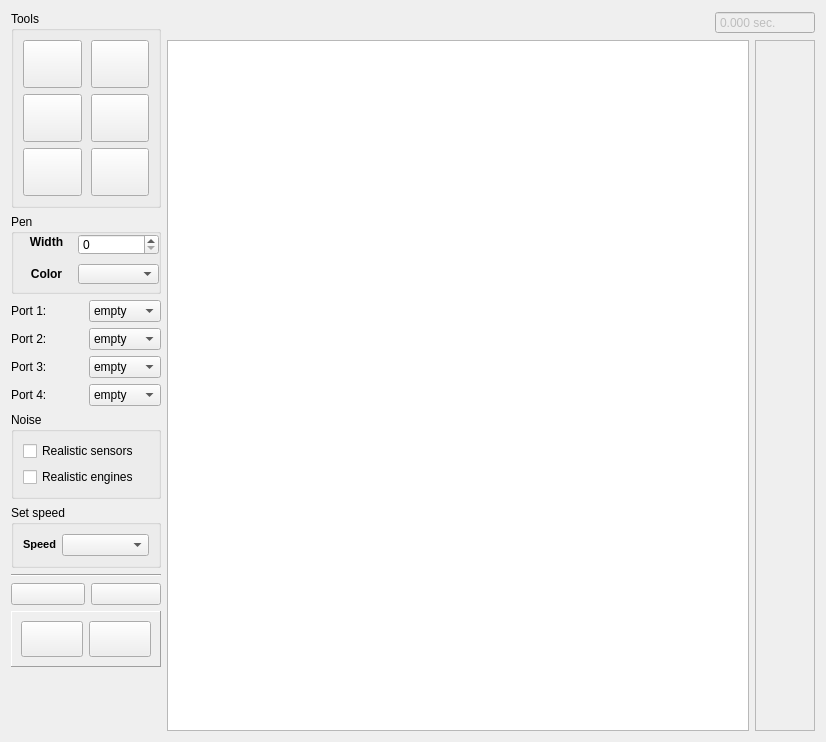
<?xml version="1.0" encoding="UTF-8"?>
<ui version="4.0">
 <class>D2Form</class>
 <widget class="QWidget" name="D2Form">
  <property name="geometry">
   <rect>
    <x>0</x>
    <y>0</y>
    <width>826</width>
    <height>742</height>
   </rect>
  </property>
  <property name="windowTitle">
   <string>2D Robot Model</string>
  </property>
  <layout class="QGridLayout" name="gridLayout" rowstretch="0,0,0,0,0,0,0,0,0,0,0,0,0" columnstretch="0,0,1,0,0">
   <item row="0" column="0" rowspan="4" colspan="2">
    <widget class="QGroupBox" name="toolsGroupBox">
     <property name="title">
      <string>Tools</string>
     </property>
     <layout class="QGridLayout" name="gridLayout_3">
      <property name="horizontalSpacing">
       <number>9</number>
      </property>
      <item row="0" column="0">
       <widget class="QPushButton" name="lineButton">
        <property name="sizePolicy">
         <sizepolicy hsizetype="Minimum" vsizetype="Preferred">
          <horstretch>0</horstretch>
          <verstretch>0</verstretch>
         </sizepolicy>
        </property>
        <property name="maximumSize">
         <size>
          <width>75</width>
          <height>16777215</height>
         </size>
        </property>
        <property name="toolTip">
         <string>Line (L)</string>
        </property>
        <property name="text">
         <string/>
        </property>
        <property name="icon">
         <iconset resource="../../robotsInterpreter.qrc">
          <normaloff>:/icons/2d_ruler.png</normaloff>:/icons/2d_ruler.png</iconset>
        </property>
        <property name="iconSize">
         <size>
          <width>24</width>
          <height>24</height>
         </size>
        </property>
        <property name="shortcut">
         <string>L</string>
        </property>
        <property name="checkable">
         <bool>true</bool>
        </property>
        <property name="flat">
         <bool>false</bool>
        </property>
       </widget>
      </item>
      <item row="0" column="1">
       <widget class="QPushButton" name="wallButton">
        <property name="sizePolicy">
         <sizepolicy hsizetype="Minimum" vsizetype="Preferred">
          <horstretch>0</horstretch>
          <verstretch>0</verstretch>
         </sizepolicy>
        </property>
        <property name="maximumSize">
         <size>
          <width>75</width>
          <height>16777215</height>
         </size>
        </property>
        <property name="toolTip">
         <string>Wall (W)</string>
        </property>
        <property name="text">
         <string/>
        </property>
        <property name="icon">
         <iconset resource="../../robotsInterpreter.qrc">
          <normaloff>:/icons/2d_wall.png</normaloff>:/icons/2d_wall.png</iconset>
        </property>
        <property name="iconSize">
         <size>
          <width>24</width>
          <height>24</height>
         </size>
        </property>
        <property name="shortcut">
         <string>W</string>
        </property>
        <property name="checkable">
         <bool>true</bool>
        </property>
       </widget>
      </item>
      <item row="1" column="0">
       <widget class="QPushButton" name="stylusButton">
        <property name="sizePolicy">
         <sizepolicy hsizetype="Minimum" vsizetype="Preferred">
          <horstretch>0</horstretch>
          <verstretch>0</verstretch>
         </sizepolicy>
        </property>
        <property name="maximumSize">
         <size>
          <width>75</width>
          <height>16777215</height>
         </size>
        </property>
        <property name="toolTip">
         <string>Pencil (P)</string>
        </property>
        <property name="text">
         <string/>
        </property>
        <property name="icon">
         <iconset resource="../../robotsInterpreter.qrc">
          <normaloff>:/icons/2d_pencil.png</normaloff>:/icons/2d_pencil.png</iconset>
        </property>
        <property name="iconSize">
         <size>
          <width>24</width>
          <height>24</height>
         </size>
        </property>
        <property name="shortcut">
         <string>P</string>
        </property>
        <property name="checkable">
         <bool>true</bool>
        </property>
       </widget>
      </item>
      <item row="1" column="1">
       <widget class="QPushButton" name="ellipseButton">
        <property name="sizePolicy">
         <sizepolicy hsizetype="Minimum" vsizetype="Preferred">
          <horstretch>0</horstretch>
          <verstretch>0</verstretch>
         </sizepolicy>
        </property>
        <property name="maximumSize">
         <size>
          <width>75</width>
          <height>16777215</height>
         </size>
        </property>
        <property name="toolTip">
         <string>Ellipse (E)</string>
        </property>
        <property name="text">
         <string/>
        </property>
        <property name="icon">
         <iconset resource="../../robotsInterpreter.qrc">
          <normaloff>:/icons/2d_ellipse.png</normaloff>:/icons/2d_ellipse.png</iconset>
        </property>
        <property name="iconSize">
         <size>
          <width>24</width>
          <height>24</height>
         </size>
        </property>
        <property name="shortcut">
         <string>E</string>
        </property>
        <property name="checkable">
         <bool>true</bool>
        </property>
       </widget>
      </item>
      <item row="2" column="0">
       <widget class="QPushButton" name="clearButton">
        <property name="sizePolicy">
         <sizepolicy hsizetype="Minimum" vsizetype="Preferred">
          <horstretch>0</horstretch>
          <verstretch>0</verstretch>
         </sizepolicy>
        </property>
        <property name="maximumSize">
         <size>
          <width>75</width>
          <height>16777215</height>
         </size>
        </property>
        <property name="toolTip">
         <string>Clear</string>
        </property>
        <property name="text">
         <string/>
        </property>
        <property name="icon">
         <iconset resource="../../robotsInterpreter.qrc">
          <normaloff>:/icons/2d_clear.png</normaloff>:/icons/2d_clear.png</iconset>
        </property>
        <property name="iconSize">
         <size>
          <width>24</width>
          <height>24</height>
         </size>
        </property>
        <property name="checkable">
         <bool>false</bool>
        </property>
       </widget>
      </item>
      <item row="2" column="1">
       <widget class="QPushButton" name="noneButton">
        <property name="sizePolicy">
         <sizepolicy hsizetype="Minimum" vsizetype="Preferred">
          <horstretch>0</horstretch>
          <verstretch>0</verstretch>
         </sizepolicy>
        </property>
        <property name="maximumSize">
         <size>
          <width>75</width>
          <height>16777215</height>
         </size>
        </property>
        <property name="toolTip">
         <string>None (N)</string>
        </property>
        <property name="text">
         <string/>
        </property>
        <property name="icon">
         <iconset resource="../../robotsInterpreter.qrc">
          <normaloff>:/icons/2d_none.png</normaloff>:/icons/2d_none.png</iconset>
        </property>
        <property name="iconSize">
         <size>
          <width>24</width>
          <height>24</height>
         </size>
        </property>
        <property name="shortcut">
         <string>N</string>
        </property>
        <property name="checkable">
         <bool>true</bool>
        </property>
       </widget>
      </item>
     </layout>
    </widget>
   </item>
   <item row="0" column="3" colspan="2">
    <widget class="QDoubleSpinBox" name="timelineBox">
     <property name="enabled">
      <bool>false</bool>
     </property>
     <property name="focusPolicy">
      <enum>Qt::NoFocus</enum>
     </property>
     <property name="contextMenuPolicy">
      <enum>Qt::NoContextMenu</enum>
     </property>
     <property name="toolTip">
      <string>Time in 2D model</string>
     </property>
     <property name="readOnly">
      <bool>true</bool>
     </property>
     <property name="buttonSymbols">
      <enum>QAbstractSpinBox::NoButtons</enum>
     </property>
     <property name="suffix">
      <string> sec.</string>
     </property>
     <property name="decimals">
      <number>3</number>
     </property>
     <property name="maximum">
      <double>2000000000.000000000000000</double>
     </property>
    </widget>
   </item>
   <item row="8" column="0" colspan="2">
    <widget class="Line" name="line_2">
     <property name="orientation">
      <enum>Qt::Horizontal</enum>
     </property>
    </widget>
   </item>
   <item row="5" column="0" colspan="2">
    <layout class="QGridLayout" name="gridLayout_2">
     <item row="0" column="0">
      <widget class="QLabel" name="label">
       <property name="text">
        <string>Port 1:</string>
       </property>
      </widget>
     </item>
     <item row="1" column="0">
      <widget class="QLabel" name="label_2">
       <property name="text">
        <string>Port 2:</string>
       </property>
      </widget>
     </item>
     <item row="0" column="1">
      <widget class="QComboBox" name="port1Box">
       <item>
        <property name="text">
         <string>empty</string>
        </property>
       </item>
       <item>
        <property name="text">
         <string>touch</string>
        </property>
       </item>
       <item>
        <property name="text">
         <string>color</string>
        </property>
       </item>
       <item>
        <property name="text">
         <string>sonar</string>
        </property>
       </item>
       <item>
        <property name="text">
         <string>light</string>
        </property>
       </item>
      </widget>
     </item>
     <item row="1" column="1">
      <widget class="QComboBox" name="port2Box">
       <property name="currentIndex">
        <number>0</number>
       </property>
       <item>
        <property name="text">
         <string>empty</string>
        </property>
       </item>
       <item>
        <property name="text">
         <string>touch</string>
        </property>
       </item>
       <item>
        <property name="text">
         <string>color</string>
        </property>
       </item>
       <item>
        <property name="text">
         <string>sonar</string>
        </property>
       </item>
       <item>
        <property name="text">
         <string>light</string>
        </property>
       </item>
      </widget>
     </item>
     <item row="3" column="0">
      <widget class="QLabel" name="label_4">
       <property name="text">
        <string>Port 4:</string>
       </property>
      </widget>
     </item>
     <item row="3" column="1">
      <widget class="QComboBox" name="port4Box">
       <item>
        <property name="text">
         <string>empty</string>
        </property>
       </item>
       <item>
        <property name="text">
         <string>touch</string>
        </property>
       </item>
       <item>
        <property name="text">
         <string>color</string>
        </property>
       </item>
       <item>
        <property name="text">
         <string>sonar</string>
        </property>
       </item>
       <item>
        <property name="text">
         <string>light</string>
        </property>
       </item>
      </widget>
     </item>
     <item row="2" column="0">
      <widget class="QLabel" name="label_3">
       <property name="text">
        <string>Port 3:</string>
       </property>
      </widget>
     </item>
     <item row="2" column="1">
      <widget class="QComboBox" name="port3Box">
       <property name="currentIndex">
        <number>0</number>
       </property>
       <item>
        <property name="text">
         <string>empty</string>
        </property>
       </item>
       <item>
        <property name="text">
         <string>touch</string>
        </property>
       </item>
       <item>
        <property name="text">
         <string>color</string>
        </property>
       </item>
       <item>
        <property name="text">
         <string>sonar</string>
        </property>
       </item>
       <item>
        <property name="text">
         <string>light</string>
        </property>
       </item>
      </widget>
     </item>
    </layout>
   </item>
   <item row="7" column="0" colspan="2">
    <widget class="QGroupBox" name="speedBox">
     <property name="title">
      <string>Set speed</string>
     </property>
     <layout class="QHBoxLayout" name="horizontalLayout_2" stretch="0,1">
      <item>
       <widget class="QLabel" name="label_5">
        <property name="text">
         <string>&lt;!DOCTYPE HTML PUBLIC &quot;-//W3C//DTD HTML 4.0//EN&quot; &quot;http://www.w3.org/TR/REC-html40/strict.dtd&quot;&gt;
&lt;html&gt;&lt;head&gt;&lt;meta name=&quot;qrichtext&quot; content=&quot;1&quot; /&gt;&lt;style type=&quot;text/css&quot;&gt;
p, li { white-space: pre-wrap; }
&lt;/style&gt;&lt;/head&gt;&lt;body style=&quot; font-family:'MS Shell Dlg 2'; font-size:8.25pt; font-weight:400; font-style:normal;&quot;&gt;
&lt;p style=&quot; margin-top:0px; margin-bottom:0px; margin-left:0px; margin-right:0px; -qt-block-indent:0; text-indent:0px;&quot;&gt;&lt;span style=&quot; font-size:8pt; font-weight:600;&quot;&gt;Speed&lt;/span&gt;&lt;/p&gt;&lt;/body&gt;&lt;/html&gt;</string>
        </property>
       </widget>
      </item>
      <item>
       <widget class="QComboBox" name="speedComboBox">
        <property name="editable">
         <bool>false</bool>
        </property>
        <property name="currentIndex">
         <number>-1</number>
        </property>
        <item>
         <property name="text">
          <string>Low</string>
         </property>
        </item>
        <item>
         <property name="text">
          <string>Medium</string>
         </property>
        </item>
        <item>
         <property name="text">
          <string>High</string>
         </property>
        </item>
       </widget>
      </item>
     </layout>
    </widget>
   </item>
   <item row="4" column="0" colspan="2">
    <widget class="QGroupBox" name="penBrushToolBox">
     <property name="minimumSize">
      <size>
       <width>150</width>
       <height>80</height>
      </size>
     </property>
     <property name="maximumSize">
      <size>
       <width>155</width>
       <height>80</height>
      </size>
     </property>
     <property name="title">
      <string>Pen</string>
     </property>
     <widget class="QWidget" name="justSomeWidget" native="true">
      <property name="geometry">
       <rect>
        <x>10</x>
        <y>20</y>
        <width>141</width>
        <height>21</height>
       </rect>
      </property>
      <widget class="QSpinBox" name="penWidthSpinBox">
       <property name="geometry">
        <rect>
         <x>57</x>
         <y>0</y>
         <width>81</width>
         <height>21</height>
        </rect>
       </property>
      </widget>
      <widget class="QLabel" name="label_7">
       <property name="geometry">
        <rect>
         <x>0</x>
         <y>0</y>
         <width>51</width>
         <height>16</height>
        </rect>
       </property>
       <property name="font">
        <font>
         <weight>75</weight>
         <bold>true</bold>
        </font>
       </property>
       <property name="text">
        <string>Width</string>
       </property>
       <property name="alignment">
        <set>Qt::AlignCenter</set>
       </property>
      </widget>
     </widget>
     <widget class="QWidget" name="widget_2" native="true">
      <property name="geometry">
       <rect>
        <x>10</x>
        <y>50</y>
        <width>141</width>
        <height>21</height>
       </rect>
      </property>
      <widget class="graphicsUtils::ColorListEditor" name="penColorComboBox">
       <property name="geometry">
        <rect>
         <x>57</x>
         <y>0</y>
         <width>81</width>
         <height>20</height>
        </rect>
       </property>
      </widget>
      <widget class="QLabel" name="label_6">
       <property name="geometry">
        <rect>
         <x>0</x>
         <y>0</y>
         <width>51</width>
         <height>20</height>
        </rect>
       </property>
       <property name="maximumSize">
        <size>
         <width>64</width>
         <height>16777215</height>
        </size>
       </property>
       <property name="font">
        <font>
         <weight>75</weight>
         <bold>true</bold>
        </font>
       </property>
       <property name="text">
        <string>Color</string>
       </property>
       <property name="alignment">
        <set>Qt::AlignCenter</set>
       </property>
      </widget>
     </widget>
    </widget>
   </item>
   <item row="6" column="0" colspan="2">
    <widget class="QGroupBox" name="noiseGroupBox">
     <property name="title">
      <string>Noise</string>
     </property>
     <layout class="QVBoxLayout" name="verticalLayout">
      <item>
       <widget class="QCheckBox" name="enableSensorNoiseCheckBox">
        <property name="text">
         <string>Realistic sensors</string>
        </property>
       </widget>
      </item>
      <item>
       <widget class="QCheckBox" name="enableMotorNoiseCheckBox">
        <property name="text">
         <string>Realistic engines</string>
        </property>
       </widget>
      </item>
     </layout>
    </widget>
   </item>
   <item row="10" column="0" colspan="2">
    <widget class="QFrame" name="frame">
     <property name="sizePolicy">
      <sizepolicy hsizetype="Preferred" vsizetype="Preferred">
       <horstretch>0</horstretch>
       <verstretch>0</verstretch>
      </sizepolicy>
     </property>
     <property name="frameShape">
      <enum>QFrame::Panel</enum>
     </property>
     <property name="frameShadow">
      <enum>QFrame::Raised</enum>
     </property>
     <layout class="QHBoxLayout" name="horizontalLayout">
      <item>
       <widget class="QPushButton" name="runButton">
        <property name="sizePolicy">
         <sizepolicy hsizetype="Minimum" vsizetype="Minimum">
          <horstretch>0</horstretch>
          <verstretch>0</verstretch>
         </sizepolicy>
        </property>
        <property name="toolTip">
         <string>Run program (Enter)</string>
        </property>
        <property name="text">
         <string/>
        </property>
        <property name="icon">
         <iconset resource="../../robotsInterpreter.qrc">
          <normaloff>:/icons/2d_run.png</normaloff>:/icons/2d_run.png</iconset>
        </property>
        <property name="iconSize">
         <size>
          <width>44</width>
          <height>44</height>
         </size>
        </property>
       </widget>
      </item>
      <item>
       <widget class="QPushButton" name="stopButton">
        <property name="sizePolicy">
         <sizepolicy hsizetype="Minimum" vsizetype="Minimum">
          <horstretch>0</horstretch>
          <verstretch>0</verstretch>
         </sizepolicy>
        </property>
        <property name="toolTip">
         <string>Stop program (Esc)</string>
        </property>
        <property name="text">
         <string/>
        </property>
        <property name="icon">
         <iconset resource="../../robotsInterpreter.qrc">
          <normaloff>:/icons/2d_stop.png</normaloff>:/icons/2d_stop.png</iconset>
        </property>
        <property name="iconSize">
         <size>
          <width>44</width>
          <height>44</height>
         </size>
        </property>
       </widget>
      </item>
     </layout>
    </widget>
   </item>
   <item row="9" column="1">
    <widget class="QPushButton" name="loadWorldModelPushButton">
     <property name="toolTip">
      <string>Load World Model (Ctrl+O)</string>
     </property>
     <property name="text">
      <string/>
     </property>
     <property name="icon">
      <iconset resource="../../robotsInterpreter.qrc">
       <normaloff>:/icons/2d_open.png</normaloff>:/icons/2d_open.png</iconset>
     </property>
     <property name="iconSize">
      <size>
       <width>24</width>
       <height>24</height>
      </size>
     </property>
     <property name="shortcut">
      <string>Ctrl+O</string>
     </property>
    </widget>
   </item>
   <item row="1" column="2" rowspan="12" colspan="2">
    <widget class="graphicsUtils::AbstractView" name="graphicsView"/>
   </item>
   <item row="9" column="0">
    <widget class="QPushButton" name="saveWorldModelPushButton">
     <property name="toolTip">
      <string>Save World Model (Ctrl+S)</string>
     </property>
     <property name="text">
      <string/>
     </property>
     <property name="icon">
      <iconset resource="../../robotsInterpreter.qrc">
       <normaloff>:/icons/2d_save.png</normaloff>:/icons/2d_save.png</iconset>
     </property>
     <property name="iconSize">
      <size>
       <width>24</width>
       <height>24</height>
      </size>
     </property>
     <property name="shortcut">
      <string>Ctrl+S</string>
     </property>
    </widget>
   </item>
   <item row="11" column="0">
    <widget class="QPushButton" name="handCursorButton">
     <property name="sizePolicy">
      <sizepolicy hsizetype="Minimum" vsizetype="Fixed">
       <horstretch>0</horstretch>
       <verstretch>0</verstretch>
      </sizepolicy>
     </property>
     <property name="toolTip">
      <string>Hand dragging mode</string>
     </property>
     <property name="text">
      <string/>
     </property>
     <property name="icon">
      <iconset resource="../../robotsInterpreter.qrc">
       <normaloff>:/icons/2d_hand.png</normaloff>:/icons/2d_hand.png</iconset>
     </property>
     <property name="iconSize">
      <size>
       <width>24</width>
       <height>24</height>
      </size>
     </property>
     <property name="checkable">
      <bool>true</bool>
     </property>
     <property name="flat">
      <bool>true</bool>
     </property>
    </widget>
   </item>
   <item row="11" column="1">
    <widget class="QPushButton" name="multiselectionCursorButton">
     <property name="toolTip">
      <string>Multiselection mode</string>
     </property>
     <property name="text">
      <string/>
     </property>
     <property name="icon">
      <iconset resource="../../robotsInterpreter.qrc">
       <normaloff>:/icons/2d_multiselection.png</normaloff>:/icons/2d_multiselection.png</iconset>
     </property>
     <property name="iconSize">
      <size>
       <width>24</width>
       <height>24</height>
      </size>
     </property>
     <property name="checkable">
      <bool>true</bool>
     </property>
     <property name="flat">
      <bool>true</bool>
     </property>
    </widget>
   </item>
   <item row="1" column="4" rowspan="12">
    <widget class="QFrame" name="displayFrame">
     <property name="frameShape">
      <enum>QFrame::StyledPanel</enum>
     </property>
     <property name="frameShadow">
      <enum>QFrame::Raised</enum>
     </property>
     <layout class="QHBoxLayout" name="horizontalLayout_3">
      <item>
       <widget class="QPushButton" name="displayButton">
        <property name="sizePolicy">
         <sizepolicy hsizetype="Preferred" vsizetype="Minimum">
          <horstretch>0</horstretch>
          <verstretch>0</verstretch>
         </sizepolicy>
        </property>
        <property name="text">
         <string/>
        </property>
        <property name="icon">
         <iconset resource="../../robotsInterpreter.qrc">
          <normaloff>:/icons/2d_left.png</normaloff>:/icons/2d_left.png</iconset>
        </property>
        <property name="flat">
         <bool>true</bool>
        </property>
       </widget>
      </item>
     </layout>
    </widget>
   </item>
   <item row="0" column="2">
    <widget class="qReal::interpreters::robots::details::d2Model::GridParameters" name="gridParametersBox"/>
   </item>
   <item row="12" column="0">
    <widget class="QPushButton" name="autoCenteringButton">
     <property name="toolTip">
      <string>Camera following robot</string>
     </property>
     <property name="text">
      <string/>
     </property>
     <property name="icon">
      <iconset resource="../../robotsInterpreter.qrc">
       <normaloff>:/icons/2d_target.png</normaloff>:/icons/2d_target.png</iconset>
     </property>
     <property name="iconSize">
      <size>
       <width>24</width>
       <height>24</height>
      </size>
     </property>
     <property name="checkable">
      <bool>true</bool>
     </property>
     <property name="flat">
      <bool>true</bool>
     </property>
    </widget>
   </item>
   <item row="12" column="1">
    <widget class="QPushButton" name="initialStateButton">
     <property name="minimumSize">
      <size>
       <width>0</width>
       <height>30</height>
      </size>
     </property>
     <property name="maximumSize">
      <size>
       <width>70</width>
       <height>16777215</height>
      </size>
     </property>
     <property name="toolTip">
      <string>Return a robot to initial position</string>
     </property>
     <property name="text">
      <string/>
     </property>
     <property name="icon">
      <iconset resource="../../robotsInterpreter.qrc">
       <normaloff>:/icons/2d_robot_back.png</normaloff>:/icons/2d_robot_back.png</iconset>
     </property>
     <property name="flat">
      <bool>true</bool>
     </property>
    </widget>
   </item>
  </layout>
 </widget>
 <customwidgets>
  <customwidget>
   <class>graphicsUtils::AbstractView</class>
   <extends>QGraphicsView</extends>
   <header>../../../qrutils/graphicsUtils/abstractItemView.h</header>
  </customwidget>
  <customwidget>
   <class>graphicsUtils::ColorListEditor</class>
   <extends>QComboBox</extends>
   <header>../../../qrutils/graphicsUtils/colorListEditor.h</header>
  </customwidget>
  <customwidget>
   <class>qReal::interpreters::robots::details::d2Model::GridParameters</class>
   <extends>QFrame</extends>
   <header>details/d2RobotModel/gridParameters.h</header>
   <container>1</container>
  </customwidget>
 </customwidgets>
 <resources>
  <include location="../../robotsInterpreter.qrc"/>
 </resources>
 <connections/>
</ui>
